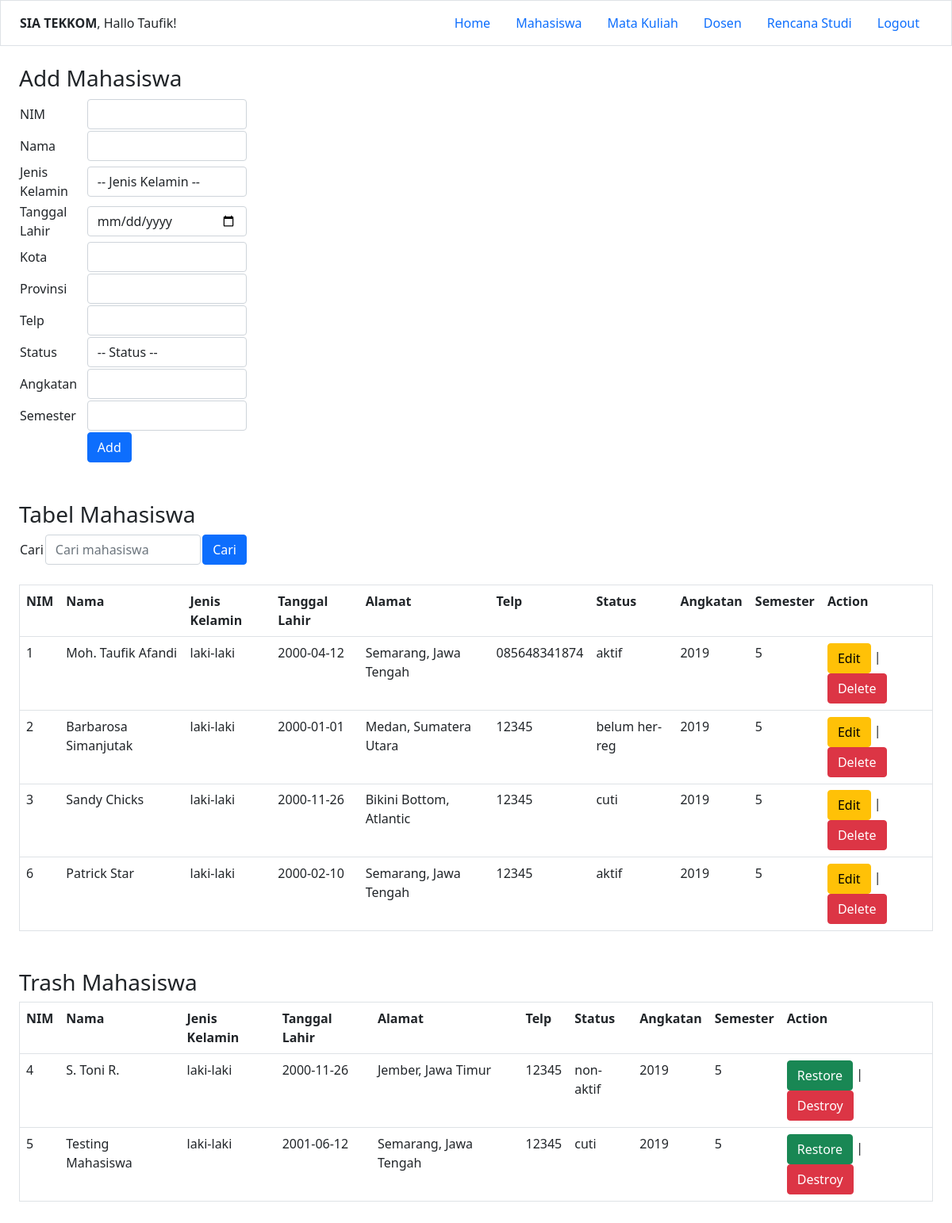
/mahasiswa/index.php (signed in), run on the app's committed database.
### tables this page shows
CREATE TABLE `mahasiswa` (
  `nim` int(11) NOT NULL,
  `nama` varchar(255) NOT NULL,
  `jenis_kelamin` varchar(20) NOT NULL,
  `kota` varchar(100) NOT NULL,
  `provinsi` varchar(100) NOT NULL,
  `telp` varchar(20) NOT NULL,
  `status` varchar(100) NOT NULL,
  `angkatan` varchar(10) NOT NULL,
  `tgl_lahir` date NOT NULL,
  `semester` int(11) NOT NULL,
  `is_delete` int(11) NOT NULL DEFAULT 0
);

### mahasiswa/index.php (the view, shortened to what this page needs)
<?php
	include_once("../config.php");
	if(isset($_GET['cari'])) {
		try {
			$q = $_GET['q'];
			include_once("../config.php");
			$mahasiswa = mysqli_query($mysqli, "SELECT * FROM mahasiswa WHERE nama LIKE '%$q%' AND is_delete=0");
		} catch (Exception $e) {
			echo $e->getMessage();
			die();
		}
	} else {
		$mahasiswa = mysqli_query($mysqli, "SELECT * FROM mahasiswa WHERE is_delete=0");
	}
	$mahasiswa_trash = mysqli_query($mysqli, "SELECT * FROM mahasiswa WHERE is_delete=1");
?>
<!DOCTYPE html>
<html lang="en">
<head>
<link href="https://cdn.jsdelivr.net/npm/bootstrap@5.1.3/dist/css/bootstrap.min.css" rel="stylesheet">
</head>
<body>
	<?php include('../navbar.php') ?>
	<main class="px-4 py-4">
		<div>
			<form action="" method="post" name="form">
				<h3>Add Mahasiswa</h3>
				<table width="25%" border="0">
					<tr>
						<td>NIM</td>
						<td><input class="form-control" type="text" name="nim" required></td>
					</tr>
					<tr>
						<td>Nama</td>
						<td><input class="form-control" type="text" name="nama" required></td>
					</tr>
					<tr>
						<td>Jenis Kelamin</td>
						<td>
							<select class="form-control" name="jenis_kelamin">
								<option>-- Jenis Kelamin --</option>
							</select>
						</td>
					</tr>
					<tr>
						<td>Tanggal Lahir</td>
						<td><input class="form-control" type="date" name="tgl_lahir" required></td>
					</tr>
					<tr>
						<td>Kota</td>
						<td><input class="form-control" type="text" name="kota" required></td>
					</tr>
					<tr>
						<td>Provinsi</td>
						<td><input class="form-control" type="text" name="provinsi" required></td>
					</tr>
					<tr>
						<td>Telp</td>
						<td><input class="form-control" type="text" name="telp" required></td>
					</tr>
					<tr>
						<td>Status</td>
						<td>
							<select class="form-control" name="status">
								<option>-- Status --</option>
							</select>
						</td>
					</tr>
					<tr>
						<td>Angkatan</td>
						<td><input class="form-control" type="text" name="angkatan" required></td>
					</tr>
					<tr>
						<td>Semester</td>
						<td><input class="form-control" type="number" name="semester" required></td>
					</tr>
					<tr>
						<td></td>
						<td><input class="btn btn-primary" type="submit" name="submit" value="Add"></td>
					</tr>
				</table>
			</form>
		</div>
		<section class="mt-5">
			<h3>Tabel Mahasiswa</h3>
			<form action="" method="get" name="form">
				<table width="25%" border="0">
					<tr>
						<td>Cari</td>
						<td><input class="form-control" type="text" name="q" placeholder="Cari mahasiswa"></td>
						<td><button class="btn btn-primary" type="submit" name="cari">Cari</button></td>
					</tr>
				</table>
			</form>
			<br/>
			<table class="table" width='80%' border=1>
			<tr>
				<th>NIM</th>
				<th>Nama</th>
				<th>Jenis Kelamin</th>
				<th>Tanggal Lahir</th>
				<th>Alamat</th>
				<th>Telp</th>
				<th>Status</th>
				<th>Angkatan</th>
				<th>Semester</th>
				<th>Action</th>
			</tr>
			<?php
				while($item = mysqli_fetch_array($mahasiswa)) {
					echo "<tr>";
					echo "<td>".$item['nim']."</td>";
					echo "<td>".$item['nama']."</td>";
					echo "<td>".$item['jenis_kelamin']."</td>";
					echo "<td>".$item['tgl_lahir']."</td>";
					echo "<td>".$item['kota'].", ".$item['provinsi']."</td>";
					echo "<td>".$item['telp']."</td>";
					echo "<td>".$item['status']."</td>";
					echo "<td>".$item['angkatan']."</td>";
					echo "<td>".$item['semester']."</td>";
					echo "<td><a class='btn btn-warning' href='/mahasiswa/editMahasiswa.php?nim=$item[nim]'>Edit</a> | <button onclick='showAlert($item[nim])' class='btn btn-danger'>Delete</button></td>";
					echo "<tr>";
				}
			?>
			</table>
		</section>
		<section class="mt-5">
			<h3>Trash Mahasiswa</h3>
			<table class="table" width='80%' border=1>
			<tr>
				<th>NIM</th>
				<th>Nama</th>
				<th>Jenis Kelamin</th>
				<th>Tanggal Lahir</th>
				<th>Alamat</th>
				<th>Telp</th>
				<th>Status</th>
				<th>Angkatan</th>
				<th>Semester</th>
				<th>Action</th>
			</tr>
			<?php
				while($item = mysqli_fetch_array($mahasiswa_trash)) {
					echo "<tr>";
					echo "<td>".$item['nim']."</td>";
					echo "<td>".$item['nama']."</td>";
					echo "<td>".$item['jenis_kelamin']."</td>";
					echo "<td>".$item['tgl_lahir']."</td>";
					echo "<td>".$item['kota'].", ".$item['provinsi']."</td>";
					echo "<td>".$item['telp']."</td>";
					echo "<td>".$item['status']."</td>";
					echo "<td>".$item['angkatan']."</td>";
					echo "<td>".$item['semester']."</td>";
					echo "<td><a href='/mahasiswa/restoreMahasiswa.php?nim=$item[nim]' class='btn btn-success'>Restore</a> | <a href='/mahasiswa/destroyMahasiswa.php?nim=$item[nim]' class='btn btn-danger'>Destroy</a></td>";
					echo "<tr>";
				}
			?>
			</table>
		</section>
	</main>
</html>

### data on the page
mahasiswa: nim "1", nama "Moh. Taufik Afandi", jenis_kelamin "laki-laki", tgl_lahir "2000-04-12", kota "Semarang", provinsi "Jawa Tengah", telp "085648341874", status "aktif", angkatan "2019", semester "5"
mahasiswa: nim "2", nama "Barbarosa Simanjutak", jenis_kelamin "laki-laki", tgl_lahir "2000-01-01", kota "Medan", provinsi "Sumatera Utara", telp "12345", status "belum her-reg", angkatan "2019", semester "5"
mahasiswa: nim "3", nama "Sandy Chicks", jenis_kelamin "laki-laki", tgl_lahir "2000-11-26", kota "Bikini Bottom", provinsi "Atlantic", telp "12345", status "cuti", angkatan "2019", semester "5"
mahasiswa: nim "6", nama "Patrick Star", jenis_kelamin "laki-laki", tgl_lahir "2000-02-10", kota "Semarang", provinsi "Jawa Tengah", telp "12345", status "aktif", angkatan "2019", semester "5"
mahasiswa: nim "4", nama "S. Toni R.", jenis_kelamin "laki-laki", tgl_lahir "2000-11-26", kota "Jember", provinsi "Jawa Timur", telp "12345", status "non-aktif", angkatan "2019", semester "5"
mahasiswa: nim "5", nama "Testing Mahasiswa", jenis_kelamin "laki-laki", tgl_lahir "2001-06-12", kota "Semarang", provinsi "Jawa Tengah", telp "12345", status "cuti", angkatan "2019", semester "5"

### other printed values
$_SESSION["nama"] "Taufik"
